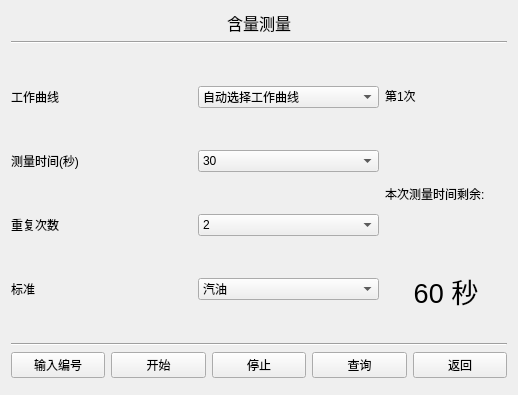
<?xml version="1.0" encoding="UTF-8"?>
<ui version="4.0">
 <class>sampleMeasurement</class>
 <widget class="QWidget" name="sampleMeasurement">
  <property name="geometry">
   <rect>
    <x>0</x>
    <y>0</y>
    <width>518</width>
    <height>395</height>
   </rect>
  </property>
  <property name="windowTitle">
   <string>Form</string>
  </property>
  <layout class="QGridLayout" name="gridLayout_2">
   <item row="0" column="0">
    <layout class="QVBoxLayout" name="verticalLayout_2">
     <item>
      <widget class="QLabel" name="label">
       <property name="sizePolicy">
        <sizepolicy hsizetype="Preferred" vsizetype="Maximum">
         <horstretch>0</horstretch>
         <verstretch>0</verstretch>
        </sizepolicy>
       </property>
       <property name="font">
        <font>
         <pointsize>12</pointsize>
        </font>
       </property>
       <property name="text">
        <string>含量测量</string>
       </property>
       <property name="alignment">
        <set>Qt::AlignCenter</set>
       </property>
       <property name="margin">
        <number>0</number>
       </property>
      </widget>
     </item>
     <item>
      <widget class="Line" name="line">
       <property name="orientation">
        <enum>Qt::Horizontal</enum>
       </property>
      </widget>
     </item>
     <item>
      <layout class="QHBoxLayout" name="horizontalLayout_2" stretch="3,1">
       <item>
        <layout class="QGridLayout" name="gridLayout">
         <item row="2" column="1">
          <widget class="QComboBox" name="comboBox_count">
           <item>
            <property name="text">
             <string>2</string>
            </property>
           </item>
           <item>
            <property name="text">
             <string>3</string>
            </property>
           </item>
           <item>
            <property name="text">
             <string>5</string>
            </property>
           </item>
           <item>
            <property name="text">
             <string>10</string>
            </property>
           </item>
           <item>
            <property name="text">
             <string>50</string>
            </property>
           </item>
          </widget>
         </item>
         <item row="0" column="0">
          <widget class="QLabel" name="label_2">
           <property name="text">
            <string>工作曲线</string>
           </property>
          </widget>
         </item>
         <item row="2" column="0">
          <widget class="QLabel" name="label_4">
           <property name="text">
            <string>重复次数</string>
           </property>
          </widget>
         </item>
         <item row="1" column="0">
          <widget class="QLabel" name="label_3">
           <property name="text">
            <string>测量时间(秒)</string>
           </property>
          </widget>
         </item>
         <item row="0" column="1">
          <widget class="QComboBox" name="comboBo_queue">
           <item>
            <property name="text">
             <string>自动选择工作曲线</string>
            </property>
           </item>
           <item>
            <property name="text">
             <string>1</string>
            </property>
           </item>
           <item>
            <property name="text">
             <string>2</string>
            </property>
           </item>
           <item>
            <property name="text">
             <string>3</string>
            </property>
           </item>
           <item>
            <property name="text">
             <string>4</string>
            </property>
           </item>
           <item>
            <property name="text">
             <string>5</string>
            </property>
           </item>
           <item>
            <property name="text">
             <string>6</string>
            </property>
           </item>
           <item>
            <property name="text">
             <string>7</string>
            </property>
           </item>
           <item>
            <property name="text">
             <string>8</string>
            </property>
           </item>
           <item>
            <property name="text">
             <string>9</string>
            </property>
           </item>
          </widget>
         </item>
         <item row="1" column="1">
          <widget class="QComboBox" name="comboBox_time">
           <item>
            <property name="text">
             <string>30</string>
            </property>
           </item>
           <item>
            <property name="text">
             <string>60</string>
            </property>
           </item>
           <item>
            <property name="text">
             <string>120</string>
            </property>
           </item>
           <item>
            <property name="text">
             <string>240</string>
            </property>
           </item>
           <item>
            <property name="text">
             <string>480</string>
            </property>
           </item>
          </widget>
         </item>
         <item row="3" column="1">
          <widget class="QComboBox" name="comboBox_standard">
           <item>
            <property name="text">
             <string>汽油</string>
            </property>
           </item>
           <item>
            <property name="text">
             <string>柴油</string>
            </property>
           </item>
           <item>
            <property name="text">
             <string>石油</string>
            </property>
           </item>
           <item>
            <property name="text">
             <string>其他</string>
            </property>
           </item>
          </widget>
         </item>
         <item row="3" column="0">
          <widget class="QLabel" name="label_5">
           <property name="text">
            <string>标准</string>
           </property>
          </widget>
         </item>
        </layout>
       </item>
       <item>
        <layout class="QVBoxLayout" name="verticalLayout">
         <item>
          <widget class="QLabel" name="label_count">
           <property name="text">
            <string>第1次</string>
           </property>
          </widget>
         </item>
         <item>
          <widget class="QLabel" name="label_rest">
           <property name="text">
            <string>本次测量时间剩余:</string>
           </property>
           <property name="alignment">
            <set>Qt::AlignLeading|Qt::AlignLeft|Qt::AlignVCenter</set>
           </property>
          </widget>
         </item>
         <item>
          <widget class="QLabel" name="label_second">
           <property name="font">
            <font>
             <pointsize>20</pointsize>
            </font>
           </property>
           <property name="text">
            <string>60 秒</string>
           </property>
           <property name="alignment">
            <set>Qt::AlignCenter</set>
           </property>
          </widget>
         </item>
        </layout>
       </item>
      </layout>
     </item>
     <item>
      <widget class="Line" name="line_2">
       <property name="orientation">
        <enum>Qt::Horizontal</enum>
       </property>
      </widget>
     </item>
     <item>
      <layout class="QHBoxLayout" name="horizontalLayout_3">
       <item>
        <widget class="QPushButton" name="b_input_serial">
         <property name="text">
          <string>输入编号</string>
         </property>
        </widget>
       </item>
       <item>
        <widget class="QPushButton" name="pushButton">
         <property name="styleSheet">
          <string notr="true"/>
         </property>
         <property name="text">
          <string>开始</string>
         </property>
        </widget>
       </item>
       <item>
        <widget class="QPushButton" name="pushButton_2">
         <property name="text">
          <string>停止</string>
         </property>
        </widget>
       </item>
       <item>
        <widget class="QPushButton" name="pushButton_4">
         <property name="text">
          <string>查询</string>
         </property>
        </widget>
       </item>
       <item>
        <widget class="QPushButton" name="pushButton_3">
         <property name="text">
          <string>返回</string>
         </property>
        </widget>
       </item>
      </layout>
     </item>
     <item>
      <layout class="QHBoxLayout" name="horizontalLayout">
       <item>
        <widget class="issample" name="widget" native="true">
         <property name="sizePolicy">
          <sizepolicy hsizetype="Preferred" vsizetype="Maximum">
           <horstretch>0</horstretch>
           <verstretch>0</verstretch>
          </sizepolicy>
         </property>
        </widget>
       </item>
       <item>
        <widget class="ispreheat" name="widget_2" native="true">
         <property name="sizePolicy">
          <sizepolicy hsizetype="Preferred" vsizetype="Maximum">
           <horstretch>0</horstretch>
           <verstretch>0</verstretch>
          </sizepolicy>
         </property>
        </widget>
       </item>
       <item>
        <widget class="date_widget" name="widget_3" native="true">
         <property name="sizePolicy">
          <sizepolicy hsizetype="Preferred" vsizetype="Maximum">
           <horstretch>0</horstretch>
           <verstretch>0</verstretch>
          </sizepolicy>
         </property>
        </widget>
       </item>
      </layout>
     </item>
    </layout>
   </item>
  </layout>
 </widget>
 <customwidgets>
  <customwidget>
   <class>date_widget</class>
   <extends>QWidget</extends>
   <header>date_widget.h</header>
   <container>1</container>
  </customwidget>
  <customwidget>
   <class>issample</class>
   <extends>QWidget</extends>
   <header>issample.h</header>
   <container>1</container>
  </customwidget>
  <customwidget>
   <class>ispreheat</class>
   <extends>QWidget</extends>
   <header>ispreheat.h</header>
   <container>1</container>
  </customwidget>
 </customwidgets>
 <resources/>
 <connections/>
</ui>
